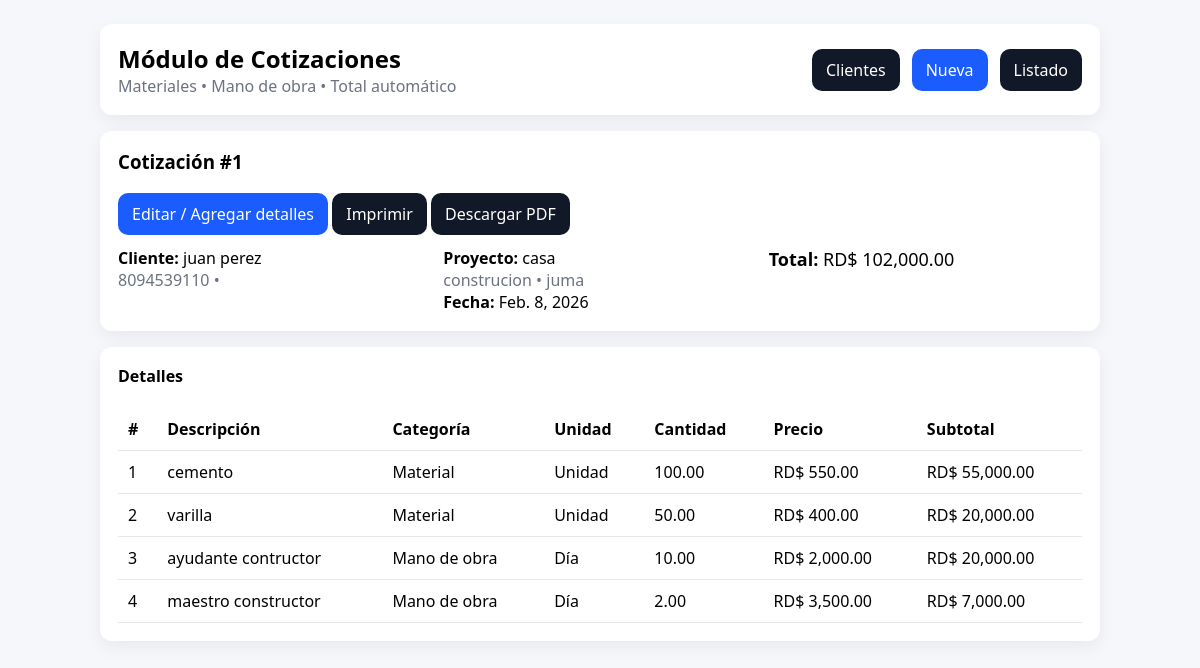
The page /cotizaciones/1/ on the database its author committed.
### cotizaciones/models.py (models this page shows, shortened)
class Cotizacion(models.Model):
    cliente = models.ForeignKey(Cliente, on_delete=models.PROTECT, related_name="cotizaciones")
    nombre_proyecto = models.CharField(max_length=150)
    tipo_obra = models.CharField(max_length=80, blank=True)
    ubicacion = models.CharField(max_length=150, blank=True)
    fecha = models.DateField(default=timezone.now)
    notas = models.TextField(blank=True)
    total = models.DecimalField(max_digits=14, decimal_places=2, default=0)

class Cliente(models.Model):
    nombre = models.CharField(max_length=120)
    telefono = models.CharField(max_length=30, blank=True)
    correo = models.EmailField(blank=True)
    direccion = models.CharField(max_length=255, blank=True)

class DetalleCotizacion(models.Model):
    cotizacion = models.ForeignKey(Cotizacion, on_delete=models.CASCADE, related_name="detalles")
    descripcion = models.CharField(max_length=200)
    categoria = models.CharField(
        max_length=30,
        choices=[("MATERIAL", "Material"), ("MANO_OBRA", "Mano de obra"), ("OTRO", "Otro")],
        default="MATERIAL",
    )
    unidad_pago = models.CharField(
        max_length=20,
        choices=[
            ("HORA", "Hora"),
            ("DIA", "Día"),
            ("SEMANA", "Semana"),
            ("MES", "Mes"),
            ("SERVICIO", "Servicio"),
            ("M2", "m²"),
            ("ML", "Metro lineal"),
            ("VIAJE", "Viaje"),
            ("UNIDAD", "Unidad"),
        ],
        default="DIA",
    )
    cantidad = models.DecimalField(max_digits=12, decimal_places=2, validators=[MinValueValidator(0)])
    precio_unitario = models.DecimalField(max_digits=12, decimal_places=2, validators=[MinValueValidator(0)])
    subtotal = models.DecimalField(max_digits=14, decimal_places=2, default=0)

### cotizaciones/views.py (the view)
# urls.py: path("<int:pk>/", views.cotizacion_detail, name="cotizacion_detail"),
def cotizacion_detail(request, pk):
    cotizacion = get_object_or_404(Cotizacion.objects.select_related("cliente"), pk=pk)
    detalles = cotizacion.detalles.all().order_by("id")
    return render(request, "cotizaciones/cotizacion_detail.html", {"cotizacion": cotizacion, "detalles": detalles})

### cotizaciones/templatetags/money.py (called while the page is built)
@register.filter
def rd(value):
    try:
        v = float(value)
    except (TypeError, ValueError):
        return value
    return f"RD$ {v:,.2f}"

### cotizaciones/templates/cotizaciones/cotizacion_detail.html (shortened to what this page needs)
{% extends "cotizaciones/base.html" %}
{% load money %}
{% block content %}
<div class="card">
  <h3 style="margin-top:0;">Cotización #{{ cotizacion.id }}</h3>
  <a class="btn" href="{% url 'cotizaciones:cotizacion_edit' cotizacion.id %}">Editar / Agregar detalles</a>
  <a class="btn secondary" href="{% url 'cotizaciones:cotizacion_print' cotizacion.id %}">Imprimir</a>
  <a class="btn secondary" href="{% url 'cotizaciones:cotizacion_pdf' cotizacion.id %}">Descargar PDF</a>
  <div class="row" style="margin-top:12px;">
    <div style="flex:1;min-width:260px;">
      <b>Cliente:</b> {{ cotizacion.cliente.nombre }}<br>
      <span class="muted">{{ cotizacion.cliente.telefono }} • {{ cotizacion.cliente.correo }}</span><br>
    </div>
    <div style="flex:1;min-width:260px;">
      <b>Proyecto:</b> {{ cotizacion.nombre_proyecto }}<br>
      <span class="muted">{{ cotizacion.tipo_obra }} • {{ cotizacion.ubicacion }}</span><br>
      <b>Fecha:</b> {{ cotizacion.fecha }}
    </div>
    <div style="flex:1;min-width:260px;">
      <div style="font-size:18px;">
        <b>Total:</b> {{ cotizacion.total|rd }}
      </div>
    </div>
  </div>
</div>
<div class="card">
  <h4 style="margin-top:0;">Detalles</h4>
  <table>
    <thead>
      <tr>
        <th>#</th>
        <th>Descripción</th>
        <th>Categoría</th>
        <th>Unidad</th>
        <th>Cantidad</th>
        <th>Precio</th>
        <th>Subtotal</th>
      </tr>
    </thead>
    <tbody>
      {% for d in detalles %}
      <tr>
        <td>{{ forloop.counter }}</td>
        <td>{{ d.descripcion }}</td>
        <td>{{ d.get_categoria_display }}</td>
        <td>{{ d.get_unidad_pago_display }}</td>
        <td>{{ d.cantidad }}</td>
        <td>{{ d.precio_unitario|rd }}</td>
        <td>{{ d.subtotal|rd }}</td>
      </tr>
      {% empty %}
      <tr><td colspan="7" class="muted">No hay detalles.</td></tr>
      {% endfor %}
    </tbody>
  </table>
</div>
{% endblock %}

### cotizaciones/templates/cotizaciones/base.html (shortened to what this page needs)
<!doctype html>
<html lang="es">
<head>
</head>
<body>
<div class="wrap">
  <div class="card">
    <div class="row" style="justify-content:space-between;align-items:center;">
      <div>
        <h2 style="margin:0;">Módulo de Cotizaciones</h2>
        <div class="muted">Materiales • Mano de obra • Total automático</div>
      </div>
      <div class="row">
        <a class="btn secondary" href="/cotizaciones/clientes/">Clientes</a>
        <a class="btn" href="/cotizaciones/nueva/">Nueva</a>
        <a class="btn secondary" href="/cotizaciones/">Listado</a>
      </div>
    </div>
  </div>
  {% block content %}{% endblock %}
</div>
</body>
</html>

### cotizaciones/templates/cotizaciones/base.html (style rules this page uses)
body { font-family:system-ui,Arial;margin:24px;background:#f6f7fb; }
.wrap { max-width:1000px;margin:auto; }
.card { background:white;padding:18px;border-radius:12px;box-shadow:0 6px 18px rgba(0,0,0,.06);margin-bottom:16px; }
a { color:#1b5cff;text-decoration:none; }
.row { display:flex;gap:12px;flex-wrap:wrap; }
.btn { display:inline-block;padding:10px 14px;border-radius:10px;background:#1b5cff;color:white; }
.btn.secondary { background:#111827; }
table { width:100%;border-collapse:collapse; }
th,td { padding:10px;border-bottom:1px solid #e5e7eb;text-align:left; }
.muted { color:#6b7280; }

### rows shown on the page
Cotizacion: id "1", cliente.nombre "juan perez", cliente.telefono "8094539110", nombre_proyecto "casa", tipo_obra "construcion", ubicacion "juma", fecha "Feb. 8, 2026", total|rd "RD$ 102,000.00"
DetalleCotizacion: descripcion "cemento", categoria "Material", unidad_pago "Unidad", cantidad "100.00", precio_unitario|rd "RD$ 550.00", subtotal|rd "RD$ 55,000.00"
DetalleCotizacion: descripcion "varilla", categoria "Material", unidad_pago "Unidad", cantidad "50.00", precio_unitario|rd "RD$ 400.00", subtotal|rd "RD$ 20,000.00"
DetalleCotizacion: descripcion "ayudante contructor", categoria "Mano de obra", unidad_pago "Día", cantidad "10.00", precio_unitario|rd "RD$ 2,000.00", subtotal|rd "RD$ 20,000.00"
DetalleCotizacion: descripcion "maestro constructor", categoria "Mano de obra", unidad_pago "Día", cantidad "2.00", precio_unitario|rd "RD$ 3,500.00", subtotal|rd "RD$ 7,000.00"
